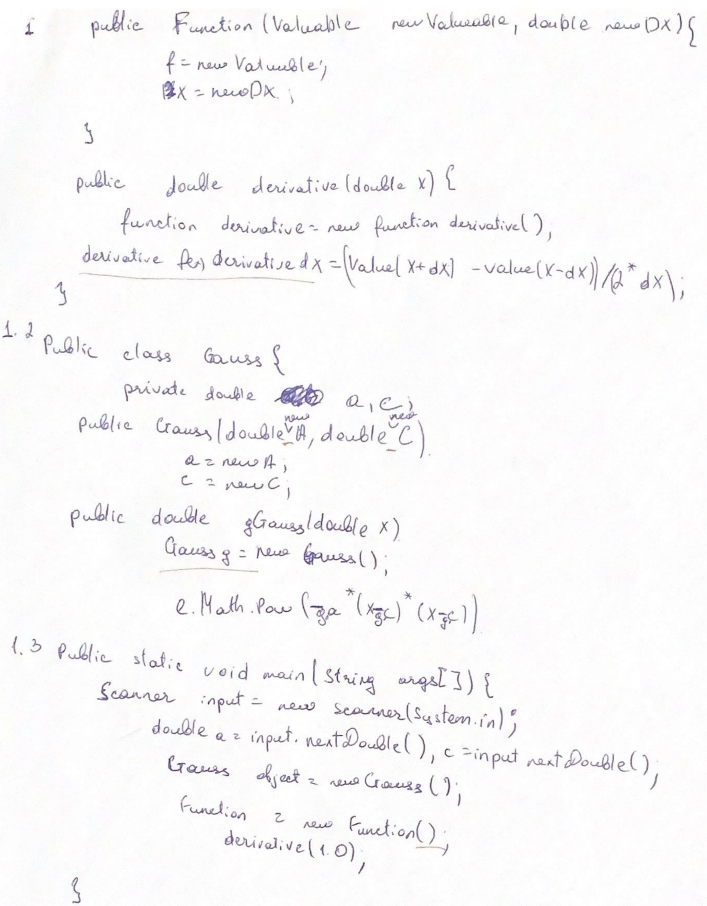
#> input picture midterm_project/cs_handwriting_cropped/H101/OOP.FT.180515.H101_p2_cropped.jpg, 2121 x 2718 px (shown at 1/3 size); its folder holds only this picture in this run
$ python main.py
#> lines starting #> are read from the running program, lines starting #| are printed output that depends on the picture; after the words box and inside, x2 and y2 are one past the last pixel; in counts of white or black regions, pixels touching at a corner belong together
### midterm_project/pre_processing.py
import cv2
import os, math
import numpy as np

"""
    Description: This function takes an input image, processes it to remove
    printed fragments and instructor marks, applies Gaussian blur, and then
    saves the resulting binary image.

    Parameters:
    - input_path: String, the file path of the input image.
    - output_path: String, the file path to save the resulting binary image.
"""

# [24 lines left out: function extract_handwriting, not called in this run]

"""
    Description: This function processes a folder of input images, applies the
    extract_handwriting function to each image, and saves the resulting binary
    images in an output folder.

    Parameters:
    - input_folder: String, the path of the folder containing input images.
    - output_folder: String, the path to save the resulting binary images.
"""

# [6 lines left out: function extract_handwriting__and_convert, not called in this run]

################################# FINE TUNNING ###################################################

"""
    Description: This function performs fine-tuning on an input image to enhance its quality.
    It includes operations such as converting to grayscale, applying auto-contrast and Gaussian
    blur, increasing contrast and brightness, converting to a binary image, and sharpening.

    Parameters:
    - input_path: String, the file path of the input image.
    - output_path: String, the file path to save the fine-tuned image.
"""

def fine_tune(input_path, output_path):
    image = cv2.imread(input_path)

    # Convert the image to grayscale
    gray = cv2.cvtColor(image, cv2.COLOR_BGR2GRAY)

    # Apply auto-contrast & Gaussian Blure
    clahe = cv2.createCLAHE(clipLimit=2.0, tileGridSize=(8, 8))
    enhanced_img = clahe.apply(gray)
    blurred_img = cv2.GaussianBlur(enhanced_img, (5, 5), 0)

    # Increase contrast and brightness
    alpha = 1.2  # Contrast control (1.0 means no change)
    beta = 10    # Brightness control (0 means no change)
    contrast_bright_img = cv2.convertScaleAbs(blurred_img, alpha=alpha, beta=beta)

    # Convert to binary image
    _, binary_img = cv2.threshold(contrast_bright_img, 0, 255, cv2.THRESH_BINARY + cv2.THRESH_OTSU)

    # Sharpening
    kernel_sharpening = np.array([[-1, -1, -1],
                                  [-1, 9, -1],
                                  [-1, -1, -1]])
    sharpened_image = cv2.filter2D(binary_img, -1, kernel_sharpening)

    # Save the fine-tuned image
    cv2.imwrite(output_path, sharpened_image)

"""
    Description: This function processes a folder of input images, applies the fine_tune
    function to each image, and saves the resulting fine-tuned images in an output folder.

    Parameters:
    - input_folder: String, the path of the folder containing input images.
    - output_folder: String, the path to save the resulting fine-tuned images.
"""

def tune_and_convert(input_folder, output_folder):
    for filename in os.listdir(input_folder):
        if filename.endswith(".jpg"):
            input_path = os.path.join(input_folder, filename)
            output_path = os.path.join(output_folder, filename.replace("_cropped.jpg", "_bin.jpg"))
            fine_tune(input_path, output_path)
#> in fine_tune, image is the input picture: shape (2718, 2121, 3); mean B, G, R 249.1, 248.5, 249.1
#> in fine_tune, `enhanced_img = clahe.apply(gray)`:
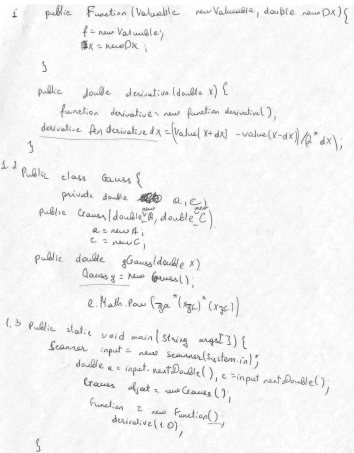
#> enhanced_img: shape (2718, 2121) (shown at 1/6 size); min 7, max 255, mean 243.5
#> in fine_tune, `contrast_bright_img = cv2.convertScaleAbs(blurred_img, alpha=alpha, be..`:
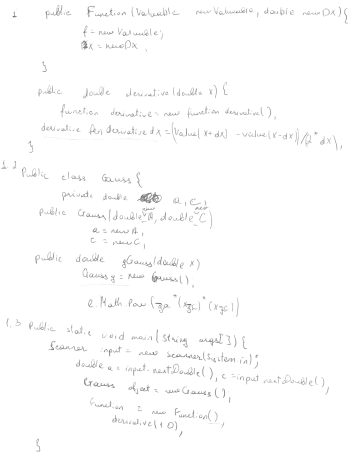
#> contrast_bright_img: shape (2718, 2121) (shown at 1/6 size); min 63, max 255, mean 252.4
#> in fine_tune, `_, binary_img = cv2.threshold(contrast_bright_img, 0, 255, cv2.THRESH_..`:
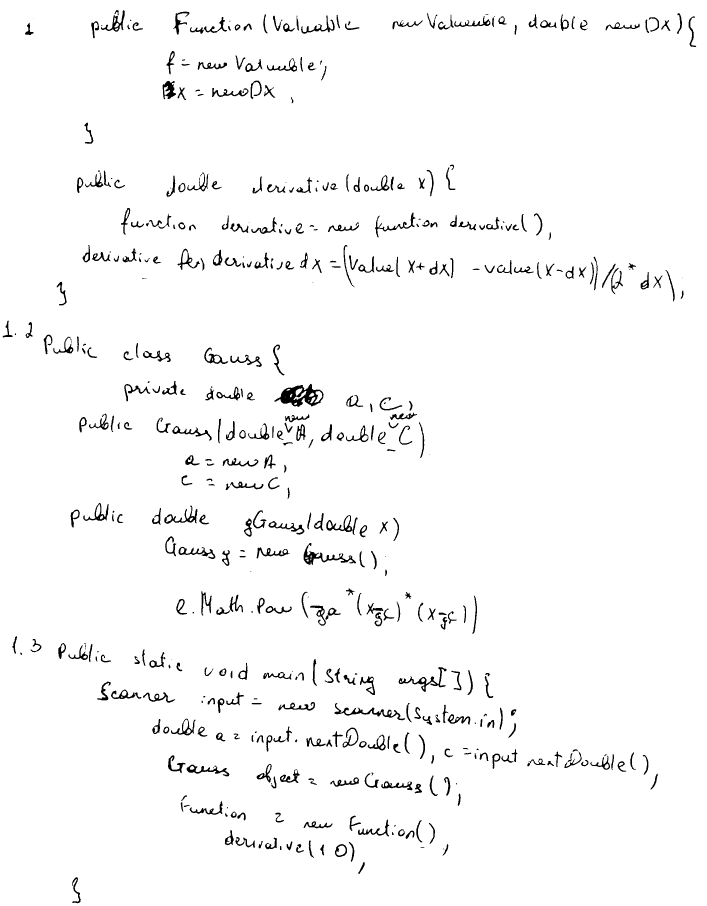
#> binary_img: shape (2718, 2121) (shown at 1/3 size); 97.3% white; 485 black regions (46 under 20 px), largest, box (x1, y1, x2, y2) and area: (823, 1151, 971, 1221) 4645, (911, 1629, 1068, 1695) 2252, (1003, 2109, 1216, 2161) 2036
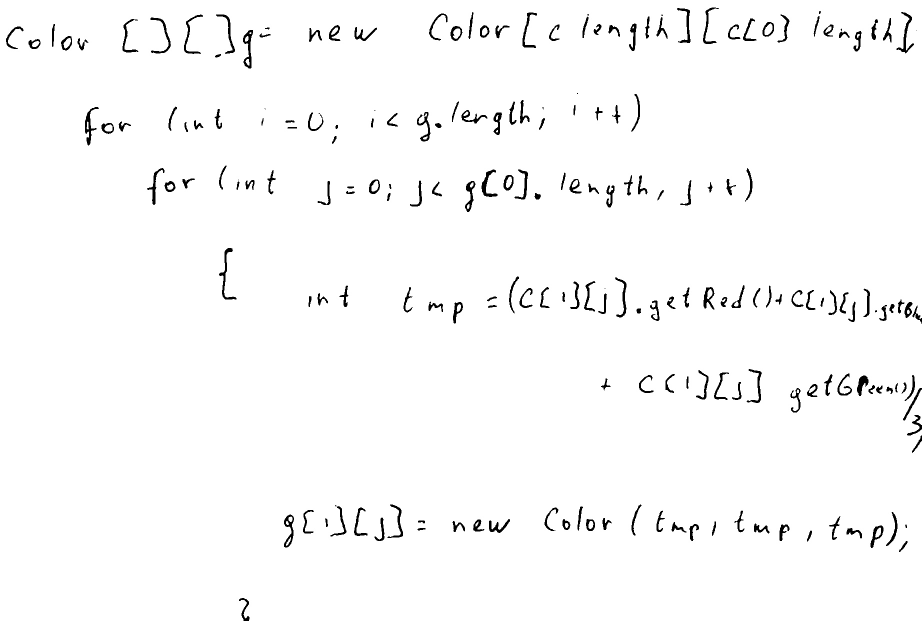
#> input picture midterm_project/cs_handwriting_bin/H102/OOP.MT1.170215.H102_p2_bin.jpg, 1844 x 1242 px, found by its file name (shown at 1/2 size)
#> in fine_tune, image is the input picture: shape (1242, 1844, 3); min 0, max 255, mean 249.7
#> in fine_tune (call 2), `contrast_bright_img = cv2.convertScaleAbs(blurred_img, alpha=alpha, be..`:
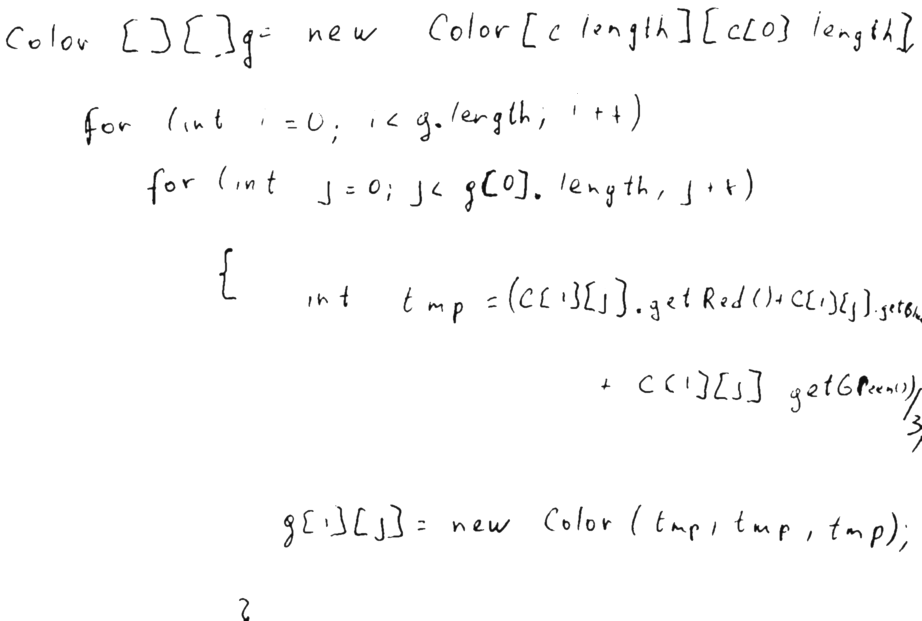
#> contrast_bright_img: shape (1242, 1844) (shown at 1/2 size); min 12, max 255, mean 250.8


################################# FEATURE SELECTION #############################################

"""
    Description: This function takes the path of a binary image, reads it, and evaluates
    the size and orientation of the page. It calculates the area and orientation of the
    largest contour in the image, assuming it corresponds to the page.

    Parameters:
    - path (String): The path of the binary image.

    Returns:
    - size: The area of the largest contour (page size).
    - orientation: The orientation angle of the page.
    - If no contours are found, it returns None.
"""

def evaluate_page_properties(path):
    # Read the image
    binary_image = cv2.imread(path, cv2.IMREAD_GRAYSCALE)

    # Evaluate size and orientation of the page
    contours, _ = cv2.findContours(binary_image, cv2.RETR_EXTERNAL, cv2.CHAIN_APPROX_SIMPLE)
#> contours = 4 contours, 3 with area under 20; largest, box (x1, y1, x2, y2) and area: (0, 0, 1844, 1242) 2287034
    if len(contours) > 0:
        # Assuming the largest contour corresponds to the page
        largest_contour = max(contours, key=cv2.contourArea)
#> largest_contour = contour of 88 points, box (x1, y1, x2, y2) (0, 0, 1844, 1242), area 2287034
        page_size = cv2.contourArea(largest_contour)
#> page_size = 2287034.5
        page_orientation = cv2.minAreaRect(largest_contour)[-1]
#> page_orientation = -90

        # Convert orientation angle to the range [0, 180) degrees
        if page_orientation < -45:
            page_orientation += 90
#> page_orientation = 0

        # Return the results in a dictionary
        return { "size": page_size, "orientation": page_orientation }
    else:
        print("No contours found. Unable to evaluate page properties.")
        return None

"""
    Description: This function takes the path of a binary image, reads it,
    and evaluates the font size. It finds contours in the image, calculates the
    bounding box for each contour, and extracts the width of each bounding box.
    It filters out small widths as noise and returns the mean width as the font
    size.

    Parameters:
    - path (String): The path of the binary image.

    Returns:
    - font_size: The mean width of the contours.
    - If no contours are found, it returns None.
"""

def evaluate_font_size(path):
    # Read the image
    binary_image = cv2.imread(path, cv2.IMREAD_GRAYSCALE)

    # Find contours in the binary image
    contours, _ = cv2.findContours(binary_image, cv2.RETR_EXTERNAL, cv2.CHAIN_APPROX_SIMPLE)
    if len(contours) == 0:
        print("No contours found. Unable to evaluate font size.")
        return None

    # Calculate the bounding box for each contour
    bounding_boxes = [cv2.boundingRect(contour) for contour in contours]

    # Extract the width of each bounding box
    widths = [box[2] for box in bounding_boxes]

    # Filter out extremely small widths as noise
    widths = [width for width in widths if width > 5]
    if len(widths) == 0:
        print("No valid widths found. Unable to evaluate font size.")
        return None

    return np.mean(widths)

"""
    Description: This function takes the path of a binary image, reads it,
    and evaluates the baseline orientation. It finds contours in the image,
    sorts them by their y-coordinate, and calculates the differences between
    consecutive y-coordinates. It then determines if the baseline is ascending,
    descending, or balanced based on a threshold.

    Parameters:
    - path (String): The path of the binary image.

    Returns:
    - baseline_orientation: "Ascending," "Descending," or "Balanced."
    - If no contours are found, it returns None.
"""

def evaluate_baseline_orientation(path):
    # Read the image
    binary_image = cv2.imread(path, cv2.IMREAD_GRAYSCALE)

    # Find contours in the binary image
    contours, _ = cv2.findContours(binary_image, cv2.RETR_EXTERNAL, cv2.CHAIN_APPROX_SIMPLE)
    if len(contours) == 0:
        print("No contours found. Unable to evaluate baseline orientation.")
        return None

    # Sort contours by their y-coordinate to get the order of text lines
    sorted_contours = sorted(contours, key=lambda x: cv2.boundingRect(x)[1])

    # Extract the y-coordinates of the bounding boxes' top edges
    top_edges_y = [cv2.boundingRect(contour)[1] for contour in sorted_contours]

    # Check if there is only one contour
    if len(top_edges_y) <= 1:
        print("Only one contour found. Unable to evaluate baseline orientation.")
        return None

    # Calculate the differences between consecutive y-coordinates
    differences = np.diff(top_edges_y)

    # Threshold to determine if the baseline is ascending, descending, or balanced
    threshold = 5  # Adjust as needed
    max_difference = max(differences)

    if max_difference > threshold:
        if differences[0] > threshold:
            return "Descending"
        elif differences[-1] > threshold:
            return "Ascending"
    else:
        return "Balanced"

    return None

"""
    Description: This function takes the path of a binary image, reads it,
    and evaluates the letter slant. It finds contours in the image, sorts
    them by their y-coordinate, calculates the angle of each bounding box,
    and determines if the letters are leaning left, right, or balanced based
    on a threshold.

    Parameters:
    - path (String): The path of the binary image.

    Returns:
    - letter_slant: "Leaning Left," "Leaning Right," or "Balanced."
    - If no contours are found, it returns None.
"""

def evaluate_letter_slant(path):
    # Read the image
    binary_image = cv2.imread(path, cv2.IMREAD_GRAYSCALE)

    # Find contours in the binary image
    contours, _ = cv2.findContours(binary_image, cv2.RETR_EXTERNAL, cv2.CHAIN_APPROX_SIMPLE)
    if len(contours) == 0:
        print("No contours found. Unable to evaluate letter slant.")
        return None

    # Sort contours by their y-coordinate to get the order of text lines
    sorted_contours = sorted(contours, key=lambda x: cv2.boundingRect(x)[1])

    # Extract the bounding boxes of the contours
    bounding_boxes = [cv2.boundingRect(contour) for contour in sorted_contours]

    # Calculate the angle of each bounding box
    angles = [box[-1] for box in bounding_boxes]

    # Filter out small angles as noise
    angles = [angle for angle in angles if abs(angle) > 2]
    if len(angles) == 0:
        print("No valid angles found. Unable to evaluate letter slant.")
        return None

    # Calculate the average angle
    average_angle = np.mean(angles)

    # Threshold to determine if letters are leaning left, right, or balanced
    threshold = 2  # Adjust as needed

    if average_angle > threshold:
        return "Leaning Right"
    elif average_angle < -threshold:
        return "Leaning Left"
    else:
        return "Balanced"

"""
    Description: This function takes the path of a binary image, reads it,
    and evaluates the inter-word spacing. It finds contours in the image,
    sorts them by their x-coordinate, calculates the distances between
    consecutive bounding boxes, and returns the average inter-word spacing.

    Parameters:
    - path (String): The path of the binary image.

    Returns:
    - inter_word_spacing: The average distance between words.
    - If no contours are found, it returns None.
"""

def evaluate_inter_word_spacing(path):
    # Read the image
    binary_image = cv2.imread(path, cv2.IMREAD_GRAYSCALE)

    # Find contours in the binary image
    contours, _ = cv2.findContours(binary_image, cv2.RETR_EXTERNAL, cv2.CHAIN_APPROX_SIMPLE)
    if len(contours) == 0:
        print("No contours found. Unable to evaluate inter-word spacing.")
        return None

    # Sort contours by their x-coordinate to get the order of words
    sorted_contours = sorted(contours, key=lambda x: cv2.boundingRect(x)[0])

    # Extract the bounding boxes of the contours
    bounding_boxes = [cv2.boundingRect(contour) for contour in sorted_contours]

    # Calculate the distances between consecutive bounding boxes
    distances = np.diff([box[0] + box[2] for box in bounding_boxes])

    # Filter out small distances as noise
    distances = [distance for distance in distances if distance > 5]  # Adjust as needed
    if len(distances) == 0:
        print("No valid distances found. Unable to evaluate inter-word spacing.")
        return None

    # Calculate the average inter-word spacing
    return np.mean(distances)


################################# HOUGH TRANSFORM ###############################################

"""
    Description: This function takes the path of a grayscale image, reads it,
    and applies the Hough Transform to detect straight lines or line segments
    in the image. It uses the Canny edge detector to highlight edges and then
    applies Probabilistic Line Transform to identify and draw lines on the image.

    Parameters:
    - image_path (String): The path of the grayscale image.

    Returns:
    - The function displays the original image along with the detected lines in red using the Probabilistic Line Transform.
"""

# [45 lines left out: function hough_transform, not called in this run]


################################# REGION EXTRACTION #############################################

"""
    Descriptin: Evaluate regions within a binary image and extract features for each region.

    Parameters:
    - path (str): The file path of the binary image.

    Returns:
    - regions (list): A list containing individual regions of interest (ROIs).
    - region_features (list): A list containing dictionaries with features for each region.

    Each dictionary in region_features contains the following keys:
    - 'x': x-coordinate of the bounding box.
    - 'y': y-coordinate of the bounding box.
    - 'width': Width of the bounding box.
    - 'height': Height of the bounding box.
    - 'size': Area of the region.
    - 'aspect_ratio': Aspect ratio of the region (width/height).
"""


def evaluate_regions(path):
    # Read the binary image
    binary_image = cv2.imread(path, cv2.IMREAD_GRAYSCALE)

    # Find contours in the binary image
    contours, _ = cv2.findContours(binary_image, cv2.RETR_EXTERNAL, cv2.CHAIN_APPROX_SIMPLE)

    # Initialize a list to store features for each region
    regions = []
    region_features = []

    # Loop through each contour
    for contour in contours:
        # Get the bounding box of the contour
        x, y, w, h = cv2.boundingRect(contour)

        # Extract the region of interest (ROI)
        region = binary_image[y:y+h, x:x+w]
        regions.append(region)

        # Calculate features for the region
        region_size = cv2.contourArea(contour)
        aspect_ratio = w / h if h != 0 else 0

        # Add features to the list
        region_features.append({
            'x': x,
            'y': y,
            'width': w,
            'height': h,
            'size': region_size,
            'aspect_ratio': aspect_ratio
        })

    return regions, region_features

### midterm_project/main.py
from pre_processing import *

## Creating binary images of handwritings from cropped versions ##

# Step 1: Crop images, fine tune and make them binary

input_folders = ["cs_handwriting_cropped/H101", "cs_handwriting_cropped/H102"]
output_folders = ["cs_handwriting_bin/H101", "cs_handwriting_bin/H102"]

os.makedirs(output_folders[0], exist_ok=True)
os.makedirs(output_folders[1], exist_ok=True)

tune_and_convert(input_folders[0], output_folders[0])
tune_and_convert(input_folders[1], output_folders[1])


## Doing Pre-processing on an image as an example ##

path = "cs_handwriting_bin\H102\OOP.MT1.170215.H102_p2_bin.jpg"

# Step 2: Evaluate page properties
page_properties = evaluate_page_properties(path)
#> page_properties = {'size': 2287034.5, 'orientation': 0}
print("\nPage Properties:", page_properties)
#| Page Properties: {'size': 2287034.5, 'orientation': 0.0}

# Step 3: Evaluate baseline orientation
baseline_orientation = evaluate_baseline_orientation(path)
#> in evaluate_baseline_orientation, `sorted_contours = sorted(contours, key=lambda x: cv2.boundingRect(x)[1])`: sorted_contours has the same summary as contours in evaluate_page_properties
#> in evaluate_baseline_orientation, `top_edges_y = [cv2.boundingRect(contour)[1] for contour in sorted_cont..`: top_edges_y = [0, 855, 875, 1239]
#> in evaluate_baseline_orientation, `differences = np.diff(top_edges_y)`: differences = [855, 20, 364]
#> in evaluate_baseline_orientation, `max_difference = max(differences)`: max_difference = 855
print("Baseline Orientation:", baseline_orientation)

# Step 4: Evaluate letter slant
letter_slant = evaluate_letter_slant(path)
#> in evaluate_letter_slant, `sorted_contours = sorted(contours, key=lambda x: cv2.boundingRect(x)[1])`: sorted_contours has the same summary as contours in evaluate_page_properties
#> in evaluate_letter_slant, `bounding_boxes = [cv2.boundingRect(contour) for contour in sorted_cont..`: bounding_boxes = [(0, 0, 1844, 1242), (1843, 855, 1, 1), (1843, 875, 1, 1), (491, 1239, 1, 1)]
#> in evaluate_letter_slant, `angles = [box[-1] for box in bounding_boxes]`: angles = [1242, 1, 1, 1]
#> in evaluate_letter_slant, `angles = [angle for angle in angles if abs(angle) > 2]`: angles = [1242]
#> in evaluate_letter_slant, `average_angle = np.mean(angles)`: average_angle = 1242
print("Letter Slant:", letter_slant)

# Step 5: Evaluate inter-word spacing
inter_word_spacing = evaluate_inter_word_spacing(path)
#> in evaluate_inter_word_spacing, `sorted_contours = sorted(contours, key=lambda x: cv2.boundingRect(x)[0])`: sorted_contours has the same summary as contours in evaluate_page_properties
#> in evaluate_inter_word_spacing, `bounding_boxes = [cv2.boundingRect(contour) for contour in sorted_cont..`: bounding_boxes = [(0, 0, 1844, 1242), (491, 1239, 1, 1), (1843, 875, 1, 1), (1843, 855, 1, 1)]
#> in evaluate_inter_word_spacing, `distances = np.diff([box[0] + box[2] for box in bounding_boxes])`: distances = [-1352, 1352, 0]
#> in evaluate_inter_word_spacing, `distances = [distance for distance in distances if distance > 5]`: distances = [1352]
#> inter_word_spacing = 1352
print("Inter-Word Spacing:", inter_word_spacing)
#| Inter-Word Spacing: 1352.0

# Step 6: Evaluate font size
font_size = evaluate_font_size(path)
#> in evaluate_font_size, `bounding_boxes = [cv2.boundingRect(contour) for contour in contours]`: bounding_boxes = [(491, 1239, 1, 1), (1843, 875, 1, 1), (1843, 855, 1, 1), (0, 0, 1844, 1242)]
#> in evaluate_font_size, `widths = [box[2] for box in bounding_boxes]`: widths = [1, 1, 1, 1844]
#> in evaluate_font_size, `widths = [width for width in widths if width > 5]`: widths = [1844]
#> font_size = 1844
print("Font Size:", font_size)
#| Font Size: 1844.0

# Step 7: Even could apply hough_transform to see the lines
# hough_transform(path)

# Step 8: Evaluations of regions and region info
regions, region_features = evaluate_regions(path)
#> the loop in evaluate_regions, `for contour in contours:` made 4 passes
#> (x, y, w, h, region, region_size, aspect_ratio) on passes 1 to 3: (491, 1239, 1, 1, [2], 0, 1), (1843, 875, 1, 1, [1], 0, 1), (1843, 855, 1, 1, [1], 0, 1)
#> after the loop in evaluate_regions, `for contour in contours:`: region_features = 4 items
#> regions = 4 items; region_features = 4 items

for i, feature in enumerate(region_features):
    print(f"\nRegion {i + 1} Details:")
    print(f" - Location (x, y): ({feature['x']}, {feature['y']})")
    print(f" - Size: {feature['size']}")
    print(f" - Aspect Ratio: {feature['aspect_ratio']}")
    print(f" - Width: {feature['width']}")
    print(f" - Height: {feature['height']}")
    print("\n")
#> this loop made 4 passes
#> (printed output is left out)
